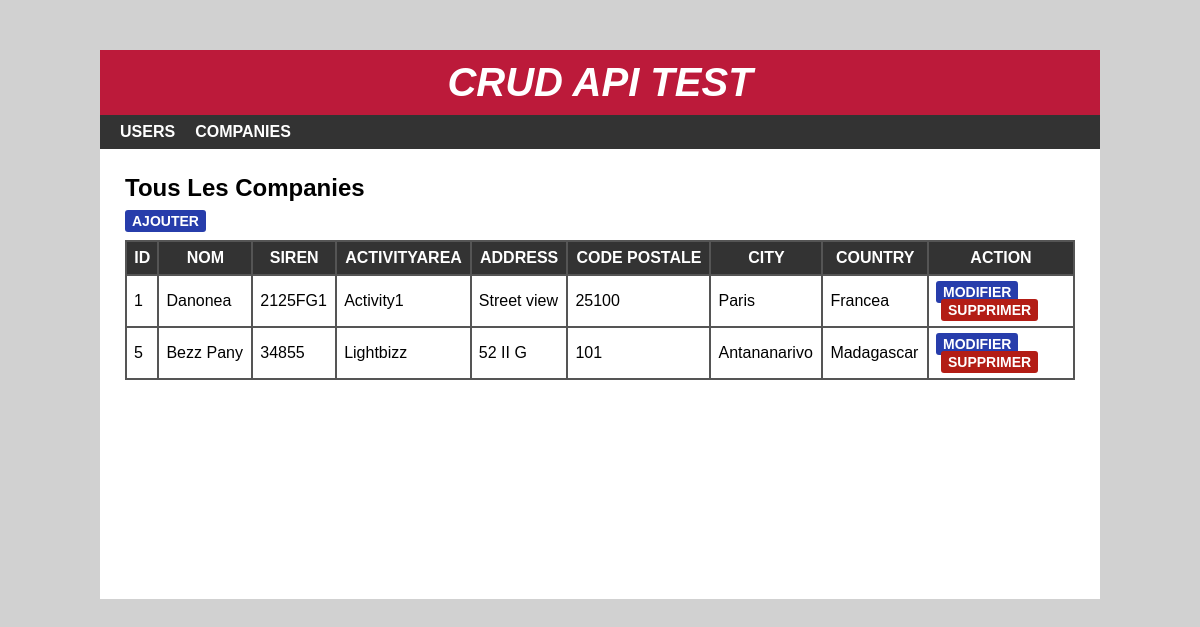
The page /companies.php on the database its author committed.
### tables this page shows
CREATE TABLE IF NOT EXISTS `companies` (
  `cid` int(11) NOT NULL AUTO_INCREMENT,
  `cname` varchar(15) NOT NULL,
  `siren` varchar(15) NOT NULL,
  `activityArea` varchar(200) NOT NULL,
  `Address` varchar(50) NOT NULL,
  `cp` int(5) NOT NULL,
  `city` varchar(15) NOT NULL,
  `country` varchar(50) NOT NULL,
  PRIMARY KEY (`cid`)
);

### companies.php (the view, shortened to what this page needs)
<?php
include 'header.php';
?>
<div id="main-content">
    <h2>Tous les companies</h2>
    <div class="add"><a href="add-company.php">Ajouter</a></div>
    <?php
      include 'conn.php';
      $sql = "SELECT * FROM companies";
      $result = mysqli_query($conn, $sql) or die("Query Unsuccessful.");
      if(mysqli_num_rows($result) > 0)  {
    ?>
    <table cellpadding="7px">
        <thead>
        <th>Id</th>
        <th>Nom</th>
        <th>Siren</th>
        <th>ActivityArea</th>
        <th>Address</th>
        <th>Code postale</th>
        <th>City</th>
        <th>Country</th>
        <th>Action</th>
        </thead>
        <tbody>
          <?php
            while($row = mysqli_fetch_assoc($result)){
          ?>
            <tr>
                <td><?php echo $row['cid']; ?></td>
                <td><?php echo $row['cname']; ?></td>
                <td><?php echo $row['siren']; ?></td>
                <td><?php echo $row['activityArea']; ?></td>
                <td><?php echo $row['Address']; ?></td>
                <td><?php echo $row['cp']; ?></td>
                <td><?php echo $row['city']; ?></td>
                <td><?php echo $row['country']; ?></td>
                <td>
                    <a href='comp-edit.php?id=<?php echo $row['cid']; ?>'>Modifier</a>
                    <a href='delete-companies.php?id=<?php echo $row['cid']; ?>'>Supprimer</a>
                </td>
            </tr>
          <?php } ?>
        </tbody>
    </table>
  <?php }else{
    echo "<h2>Vide</h2>";
  }
  ?>
</div>
</div>
</body>
</html>

### css/style.css (style rules this page uses)
body { font:16px arial; margin: 0; padding: 0; background: #d1d1d1; }
#main-content { padding: 25px; min-height: 400px; }
#main-content h2 { margin: 0 0 10px; text-transform: capitalize; }
#main-content table { width: 100%; background-color: #555; margin: 0 0 20px; }
#main-content table th { color: #fff; background-color: #333; text-transform: uppercase; }
#main-content table th:last-child { width: 130px; }
#main-content table td { background-color: #fff; }
#main-content table td a { font-size: 14px; font-weight: 600; text-transform: uppercase; padding: 3px 7px; color: #fff; background-color: #273dab; text-decoration: none; border-radius: 3px; }
#main-content table td a:nth-child(2) { background-color: #b31d15; margin: 0 0 0 5px; }
.add a { font-size: 14px; font-weight: 600; text-transform: uppercase; padding: 3px 7px; color: #fff; background-color: #273dab; text-decoration: none; border-radius: 3px; }
.add { margin-bottom: 10px; }

### rows shown on the page
companies: cid "1", cname "Danonea", siren "2125FG1", activityArea "Activity1", Address "Street view", cp "25100", city "Paris", country "Francea"
companies: cid "5", cname "Bezz Pany", siren "34855", activityArea "Lightbizz", Address "52 II G", cp "101", city "Antananarivo", country "Madagascar"
